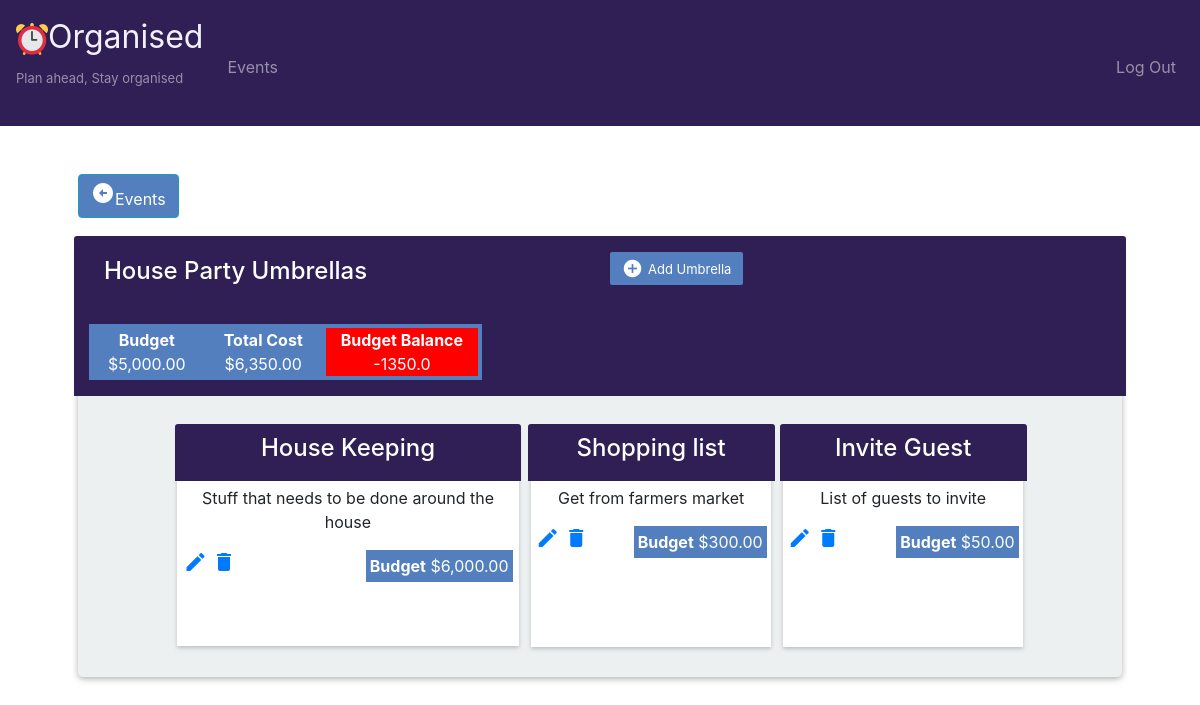
Page /umbrella?event=1 (signed in) on the committed database.
### application.py (models this page shows)
class Events(db.Model):
    PK = db.Column(db.Integer, primary_key=True)
    description = db.Column(db.String(50))
    title = db.Column(db.String(50))
    budget = db.Column(db.Float)
    date_created = db.Column(db.DateTime, default=datetime.now)
    userid = db.Column(db.Integer)

class Umbrellas(db.Model):
    PK = db.Column(db.Integer, primary_key=True)
    description = db.Column(db.String(50))
    title = db.Column(db.String(50))
    budget = db.Column(db.Float)
    date_created = db.Column(db.DateTime, default=datetime.now)
    eventsid = db.Column(db.Integer)

### application.py (the view)
@app.route("/umbrella", methods=["GET", "POST"])
@login_required
def umbrella():
    if not request.args.get("event"):
        return redirect("/")
    eventID = request.args.get("event")
    event=Events.query.filter_by(PK=eventID, userid=session["user_id"]).first()
    if not event:
        return redirect("/")
    if request.method == "POST":
        if request.form.get("event")=="add":
            item = Umbrellas(description=request.form.get("description"),title=request.form.get("title"), budget=request.form.get("budget"),
            eventsid=eventID)
            db.session.add(item)
            db.session.commit()
            flash("Umbrella added Successfully")
        elif request.form.get("event")=="edit":
            if not request.form.get("PK"):
                return "Record not found"
            else:
                update_umbrela = Umbrellas.query.get(request.form.get('PK'))
                update_umbrela.description=request.form.get("description")
                update_umbrela.title=request.form.get("title")
                update_umbrela.budget=request.form.get("budget")
                if not update_umbrela.budget:
                    update_umbrela.budget = 0
                db.session.commit()
                flash("Umbrella Updated Successfully")
        elif request.form.get("event")=="delete":
            if not request.form.get("PK"):
                return "Record not found"
            else:
                delete_umbrella = Umbrellas.query.get(request.form.get('PK'))
                todos = Todos.query.filter_by(umbrellasid=delete_umbrella.PK).all()
                for todo in todos:
                    db.session.delete(todo)
                    db.session.commit()
                db.session.delete(delete_umbrella)
                db.session.commit()
                flash("Umbrella Deleted Successfully")
        umbrellas = Umbrellas.query.filter_by(eventsid=eventID).all()
        return render_template("umbrella.html", umbrellas=umbrellas, event=event)
    else:
        umbrellas = Umbrellas.query.filter_by(eventsid=eventID).all()
        return render_template("umbrella.html", umbrellas=umbrellas, event=event)

### application.py (called while the page is built)
@app.after_request
def after_request(response):
    response.headers["Cache-Control"] = "no-cache, no-store, must-revalidate"
    response.headers["Expires"] = 0
    response.headers["Pragma"] = "no-cache"
    return response

### helpers.py (called while the page is built)
def login_required(f):
    @wraps(f)
    def decorated_function(*args, **kwargs):
        if session.get("user_id") is None:
            return redirect("/login")
        return f(*args, **kwargs)
    return decorated_function

def usd(value):
    if value >= 0:
        return f"${value:,.2f}"
    else:
        return value

### templates/umbrella.html (shortened to what this page needs)
{% extends "layout.html" %}
{% block main %}
{% set totalcost = namespace(value=0) %}
{% for umbrella in umbrellas %}
	{% set totalcost.value = totalcost.value + umbrella.budget %}
{%endfor%}
<div>
	<a href="/" class="btn btn-info" style="float:left; background-color:#537fbe"><i class="material-icons"> arrow_circle_left</i><span>Events</span> </a>
</div>
<br> <br> <br>
<div class="X">
    <div class="table-title">
        <div class="row">
            <div class="col-sm-6">
                <div class="header">
                    <h2>{{event.title}} Umbrellas</h2>
                </div>
                <br> <br>
                <br>
                <div class="row">
					<div class="budget">
						<b>Budget</b>  <br>  {{event.budget | usd}}
					</div>
					<div class="budget">
						<b>Total Cost</b> <br> {{totalcost.value | usd}}
					</div>
					{% if (event.budget -totalcost.value) < 0 %}
					<div class="budget" style="background-color:red">
						<b>Budget Balance</b> <br> {{(event.budget -totalcost.value)| usd}}
					</div>
					{% else %}
					<div class="budget" style="background-color:#6fed78; color:black">
						<b>Budget Balance</b> <br> {{(event.budget -totalcost.value) | usd}}
					</div>
					{% endif %}
				</div>
            </div>
            <div style="float:right">
        		<a href="#addUmbrellaModal" class="btn btn-info" data-toggle="modal"><i class="material-icons">&#xE147;</i> <span>Add Umbrella</span></a>
        	</div>
        </div>
    </div>
    <ul class="SG" style="list-style-type: none">
        {% for umbrella in umbrellas %}
        <li class="sgLi">
            <div class="box">
                <div>
                    <a href="/todo?umbrella={{umbrella.PK}}">
                        <div class="topheaders">
                            <h4>{{umbrella.title}}</h4>
                        </div>
                    </a>
                </div>
                <div>
                    <p>{{umbrella.description}}</p>
                </div>
                <div class="boxed">
                    <b>Budget</b>   {{umbrella.budget | usd}}
                </div>
                <div style="float:left">
                    <a href="#editUmbrellaModal{{umbrella.PK}}"  class="edit" data-toggle="modal"><i class="material-icons" data-toggle="tooltip" title="Edit">&#xE254;</i></a>
    				<a href="#deleteUmbrellaModal{{umbrella.PK}}" class="delete" data-toggle="modal"><i class="material-icons" data-toggle="tooltip" title="Delete">&#xE872;</i></a>
    			</div>
            </div>
        </li>
        {%endfor%}
    </ul>
</div>
{% endblock %}

### static/styles.css (style rules this page uses)
.topheaders { background-color: #2f1f54; color: #fff; padding-bottom: 15px; padding: 10px 20px; min-width: 100%; margin: -5px -8px 5px; border-radius: 3px 3px 0 0; }
.boxed { border: 4px solid #537fbe; background-color:#537fbe; color: #fff; float: right; }
.budget { border: 4px solid #537fbe; background-color:#537fbe; color: #fff; max-width: 40%; padding-right:15px; padding-left:15px; text-align: center; }
.header { float:left; }
.SG { margin: 0; padding: 0; text-align: center; }
.SG .sgLi { min-width: 24%; margin: 2% .35%; display: inline-flex; box-shadow: 0 2px 4px rgba(0,0,0, .2); }
.SG .box { width: 100%; height: 100vh; padding: 1% 2%; background: #fff; min-height: 200px; max-height: 220px; }
.X { margin: auto; padding: 1% 2%; max-width: 1440px; border-radius: 5px; background: #ecf0f1; box-shadow: 0 2px 6px 0 rgba(0,0,0, .3); }
.table-title { padding-bottom: 15px; background: #2f1f54; color: #fff; padding: 16px 30px; min-width: 100%; margin: -20px -25px 10px; border-radius: 3px 3px 0 0; }
.table-title h2 { margin: 5px 0 0; font-size: 24px; }
.table-title .btn { color: #fff; float: right; font-size: 13px; border: none; min-width: 50px; border-radius: 2px; outline: none !important; margin-left: 10px; background-color: #537fbe; }
.table-title .btn i { float: left; font-size: 21px; margin-right: 5px; }
.table-title .btn span { float: left; margin-top: 2px; }

### rows in the picture
Events: title "House Party", budget "$5,000.00", (event.budget-totalcost.value)|usd "-1350.0"
Umbrellas: title "House Keeping", description "Stuff that needs to be done around the house", budget "$6,000.00"
Umbrellas: title "Shopping list", description "Get from farmers market", budget "$300.00"
Umbrellas: title "Invite Guest", description "List of guests to invite", budget "$50.00"

### other values in the picture
{{ totalcost.value | usd }} "$6,350.00"
